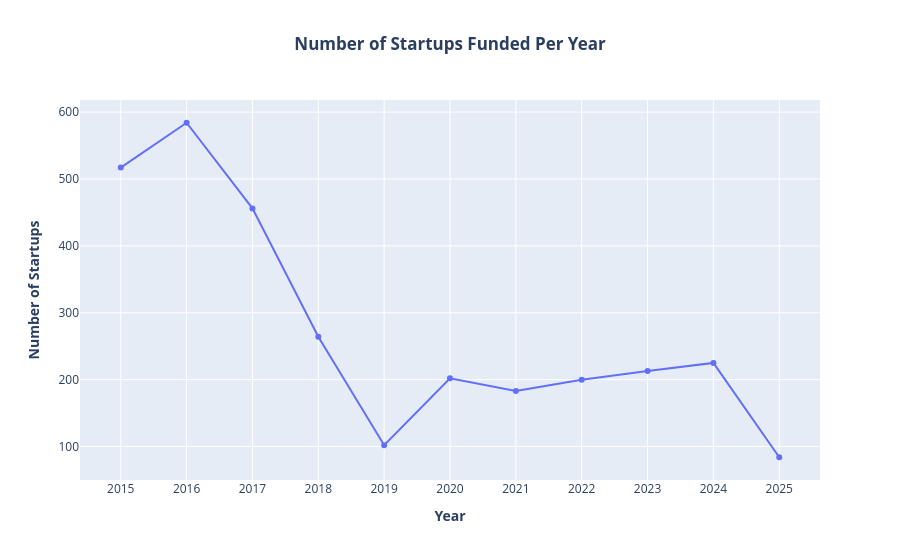

The cell this chart's notebook holds for it:
### Markdown cell above
### YOY NO. OF STARTUPS

### Code cell
no_of_startups= df.groupby('year')['startup'].count().reset_index()
trace1 = go.Scatter(x=no_of_startups['year'] ,y=no_of_startups['startup'])
data = [trace1]
layout = go.Layout(title = {'text':'<b>Number of Startups Funded Per Year</b>','x':0.5
                         }
                         ,xaxis={'title':'<b>Year</b>' ,'dtick':1} ,yaxis={'title':'<b>Number of Startups</b>'})
fig = go.Figure(data ,layout)
fig.show()

### Figure 1 — Plotly figure (JSON) as saved in the notebook; plotly's stock layout.template omitted (floating-point values rounded to 4 significant figures)
{"data": [{"type": "scatter", "x": [2015, 2016, 2017, 2018, 2019, 2020, 2021, 2022, 2023, 2024, 2025], "y": [517, 584, 456, 264, 102, 202, 183, 200, 213, 225, 84]}], "layout": {"title": {"text": "<b>Number of Startups Funded Per Year</b>", "x": 0.5}, "xaxis": {"dtick": 1, "title": {"text": "<b>Year</b>"}}, "yaxis": {"title": {"text": "<b>Number of Startups</b>"}}}}
